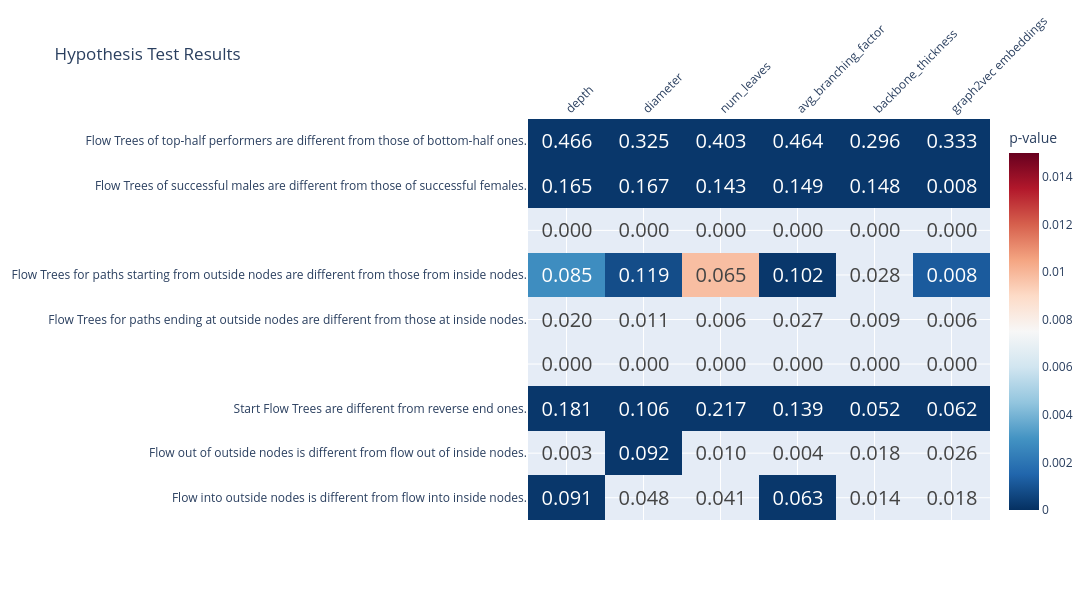

Notebook code for this chart:
### Code cell
# Create a matrix of test results
hypotheses = []  # Rows
metrics = all_results_df['metric'].unique()

# Create results matrix
results_matrix = np.zeros((len(all_results_df.groupby(["hypothesis"]))+2, len(metrics)))
p_values_matrix = np.full((len(all_results_df.groupby(["hypothesis"]))+2, len(metrics)), np.nan) # Initialize with NaN

# Fill matrices from results_df
# Define desired hypothesis order
desired_order = [
    'Flow Trees of top-half performers are different from those of bottom-half ones.',
       'Flow Trees of successful males are different from those of successful females.',
       ' ',
       'Flow Trees for paths starting from outside nodes are different from those from inside nodes.',
       'Flow Trees for paths ending at outside nodes are different from those at inside nodes.',
       '  ',
       'Start Flow Trees are different from reverse end ones.',
       'Flow out of outside nodes is different from flow out of inside nodes.',
       'Flow into outside nodes is different from flow into inside nodes.'      
]


# Process results in desired order
for i, hyp in enumerate(desired_order):
    group = all_results_df[all_results_df['hypothesis'] == hyp]
    hypotheses.append(hyp)
    for j, metric in enumerate(metrics):
        row = group[(group['test_type'] == 'permutation') &
                        (group['metric'] == metric)]
        
        if not row.empty:
            results_matrix[i, j] = row['statistic'].iloc[0]

            pvalue = row['p_value'].iloc[0]
            # Only store p-value if it's significant (< 0.05)
            if pvalue < 0.01:
                p_values_matrix[i, j] = pvalue

print(p_values_matrix)
print(p_values_matrix[::-1])

# Create the heatmap
fig = go.Figure()

# Add p-values heatmap
fig.add_trace(go.Heatmap(
    z=p_values_matrix[::-1], # Reverse the order of rows to match matrix print
    x=metrics,
    y=list(reversed(hypotheses)),
    text=[[f'{val:.3f}' for val in row] for row in results_matrix[::-1]], # Reverse text order
    texttemplate='%{text}',
    textfont={"size": 20},
    colorscale='RdBu_r',
    colorbar=dict(title='p-value'),
    zmin=0,
    zmax=0.015,
    showscale=True # Ensure colorbar is shown
))

# Update layout
fig.update_layout(
    title='Hypothesis Test Results',
    width=1200,  # Reduced from 1200
    height=600,
    xaxis=dict(
        side='top',
        tickangle=-45,
        constrain='domain',  # Constrain x-axis
    ),
    yaxis=dict(
        tickangle=0,
        ticktext=list(reversed(hypotheses)),
        tickvals=list(range(len(hypotheses))),
        tickmode='array',
        tickfont=dict(size=12),
        showgrid=True # Add grid lines to help see alignment
    )
)

# Add hover text with additional statistics
hover_text = []
i = 0
for i, hyp in enumerate(desired_order):
    group = all_results_df[all_results_df['hypothesis'] == hyp]
    hover_row = []
    for j, metric in enumerate(metrics):
        row = group[(group['test_type'] == 'permutation') &
                        (group['metric'] == metric)]
        if not row.empty:
            hover_row.append(
                f"p-value: {p_values_matrix[i,j]:.3f}<br>" +
                f"Test statistic: {row['statistic'].iloc[0]:.3f}<br>" +
                f"Group 1 mean: {row['group1_mean'].iloc[0]:.3f}<br>" +
                f"Group 1 variance: {row['group1_var'].iloc[0]:.3f}<br>" +
                f"Group 2 mean: {row['group2_mean'].iloc[0]:.3f}<br>" +
                f"Group 2 variance: {row['group2_var'].iloc[0]:.3f}<br>" + 
                f"Group 1 n: {row['group1_n'].iloc[0]}<br>" + 
                f"Group 2 n: {row['group2_n'].iloc[0]}"
            )
        else:
            hover_row.append("No data")
    hover_text.insert(0, hover_row)
    i += 1

print(hover_text)

fig.data[0].hovertext = hover_text
fig.data[0].hoverinfo = 'text'

fig.show()


# ADD INNER V OUTER
# FLOWING IN V FLOWING OUT

### Figure 1 — Plotly figure (JSON) as saved in the notebook; plotly's stock layout.template omitted (floating-point values rounded to 4 significant figures)
{"data": [{"colorbar": {"title": {"text": "p-value"}}, "colorscale": [[0, "rgb(5,48,97)"], [0.1, "rgb(33,102,172)"], [0.2, "rgb(67,147,195)"], [0.3, "rgb(146,197,222)"], [0.4, "rgb(209,229,240)"], [0.5, "rgb(247,247,247)"], [0.6, "rgb(253,219,199)"], [0.7, "rgb(244,165,130)"], [0.8, "rgb(214,96,77)"], [0.9, "rgb(178,24,43)"], [1, "rgb(103,0,31)"]], "hoverinfo": "text", "hovertext": [["p-value: 0.000<br>Test statistic: 0.091<br>Group 1 mean: 0.527<br>Group 1 variance: 0.025<br>Group 2 mean: 0.618<br>Group 2 variance: 0.028<br>Group 1 n: 360<br>Group 2 n: 180", "p-value: nan<br>Test statistic: 0.048<br>Group 1 mean: 0.440<br>Group 1 variance: 0.044<br>Group 2 mean: 0.392<br>Group 2 variance: 0.032<br>Group 1 n: 360<br>Group 2 n: 180", "p-value: nan<br>Test statistic: 0.041<br>Group 1 mean: 0.497<br>Group 1 variance: 0.027<br>Group 2 mean: 0.538<br>Group 2 variance: 0.025<br>Group 1 n: 360<br>Group 2 n: 180", "p-value: 0.000<br>Test statistic: 0.063<br>Group 1 mean: 0.528<br>Group 1 variance: 0.020<br>Group 2 mean: 0.591<br>Group 2 variance: 0.021<br>Group 1 n: 360<br>Group 2 n: 180", "p-value: nan<br>Test statistic: 0.014<br>Group 1 mean: 0.644<br>Group 1 variance: 0.033<br>Group 2 mean: 0.630<br>Group 2 variance: 0.018<br>Group 1 n: 360<br>Group 2 n: 180", "p-value: nan<br>Test statistic: 0.018<br>Group 1 mean: 0.000<br>Group 1 variance: 0.008<br>Group 2 mean: 0.000<br>Group 2 variance: 0.008<br>Group 1 n: 360<br>Group 2 n: 180"], ["p-value: nan<br>Test statistic: 0.003<br>Group 1 mean: 0.526<br>Group 1 variance: 0.043<br>Group 2 mean: 0.529<br>Group 2 variance: 0.063<br>Group 1 n: 360<br>Group 2 n: 180", "p-value: 0.000<br>Test statistic: 0.092<br>Group 1 mean: 0.476<br>Group 1 variance: 0.023<br>Group 2 mean: 0.383<br>Group 2 variance: 0.025<br>Group 1 n: 360<br>Group 2 n: 180", "p-value: nan<br>Test statistic: 0.010<br>Group 1 mean: 0.470<br>Group 1 variance: 0.033<br>Group 2 mean: 0.460<br>Group 2 variance: 0.037<br>Group 1 n: 360<br>Group 2 n: 180", "p-value: nan<br>Test statistic: 0.004<br>Group 1 mean: 0.516<br>Group 1 variance: 0.048<br>Group 2 mean: 0.520<br>Group 2 variance: 0.069<br>Group 1 n: 360<br>Group 2 n: 180", "p-value: nan<br>Test statistic: 0.018<br>Group 1 mean: 0.573<br>Group 1 variance: 0.022<br>Group 2 mean: 0.556<br>Group 2 variance: 0.030<br>Group 1 n: 360<br>Group 2 n: 180", "p-value: nan<br>Test statistic: 0.026<br>Group 1 mean: 0.003<br>Group 1 variance: 0.008<br>Group 2 mean: 0.003<br>Group 2 variance: 0.008<br>Group 1 n: 360<br>Group 2 n: 180"], ["p-value: 0.000<br>Test statistic: 0.181<br>Group 1 mean: 0.615<br>Group 1 variance: 0.033<br>Group 2 mean: 0.434<br>Group 2 variance: 0.017<br>Group 1 n: 540<br>Group 2 n: 540", "p-value: 0.000<br>Test statistic: 0.106<br>Group 1 mean: 0.445<br>Group 1 variance: 0.026<br>Group 2 mean: 0.339<br>Group 2 variance: 0.026<br>Group 1 n: 540<br>Group 2 n: 540", "p-value: 0.000<br>Test statistic: 0.217<br>Group 1 mean: 0.600<br>Group 1 variance: 0.019<br>Group 2 mean: 0.383<br>Group 2 variance: 0.015<br>Group 1 n: 540<br>Group 2 n: 540", "p-value: 0.000<br>Test statistic: 0.139<br>Group 1 mean: 0.614<br>Group 1 variance: 0.035<br>Group 2 mean: 0.475<br>Group 2 variance: 0.016<br>Group 1 n: 540<br>Group 2 n: 540", "p-value: 0.000<br>Test statistic: 0.052<br>Group 1 mean: 0.681<br>Group 1 variance: 0.013<br>Group 2 mean: 0.629<br>Group 2 variance: 0.027<br>Group 1 n: 540<br>Group 2 n: 540", "p-value: 0.000<br>Test statistic: 0.062<br>Group 1 mean: 0.004<br>Group 1 variance: 0.007<br>Group 2 mean: 0.004<br>Group 2 variance: 0.008<br>Group 1 n: 540<br>Group 2 n: 540"], ["No data", "No data", "No data", "No data", "No data", "No data"], ["p-value: nan<br>Test statistic: 0.020<br>Group 1 mean: 0.309<br>Group 1 variance: 0.055<br>Group 2 mean: 0.289<br>Group 2 variance: 0.039<br>Group 1 n: 240<br>Group 2 n: 120", "p-value: nan<br>Test statistic: 0.011<br>Group 1 mean: 0.322<br>Group 1 variance: 0.086<br>Group 2 mean: 0.311<br>Group 2 variance: 0.075<br>Group 1 n: 240<br>Group 2 n: 120", "p-value: nan<br>Test statistic: 0.006<br>Group 1 mean: 0.347<br>Group 1 variance: 0.045<br>Group 2 mean: 0.340<br>Group 2 variance: 0.036<br>Group 1 n: 240<br>Group 2 n: 120", "p-value: nan<br>Test statistic: 0.027<br>Group 1 mean: 0.253<br>Group 1 variance: 0.061<br>Group 2 mean: 0.225<br>Group 2 variance: 0.044<br>Group 1 n: 240<br>Group 2 n: 120", "p-value: nan<br>Test statistic: 0.009<br>Group 1 mean: 0.622<br>Group 1 variance: 0.083<br>Group 2 mean: 0.631<br>Group 2 variance: 0.063<br>Group 1 n: 240<br>Group 2 n: 120", "p-value: nan<br>Test statistic: 0.006<br>Group 1 mean: 0.000<br>Group 1 variance: 0.000<br>Group 2 mean: 0.000<br>Group 2 variance: 0.000<br>Group 1 n: 240<br>Group 2 n: 120"], ["p-value: 0.003<br>Test statistic: 0.085<br>Group 1 mean: 0.331<br>Group 1 variance: 0.061<br>Group 2 mean: 0.245<br>Group 2 variance: 0.023<br>Group 1 n: 240<br>Group 2 n: 120", "p-value: 0.001<br>Test statistic: 0.119<br>Group 1 mean: 0.358<br>Group 1 variance: 0.098<br>Group 2 mean: 0.239<br>Group 2 variance: 0.043<br>Group 1 n: 240<br>Group 2 n: 120", "p-value: 0.010<br>Test statistic: 0.065<br>Group 1 mean: 0.366<br>Group 1 variance: 0.051<br>Group 2 mean: 0.301<br>Group 2 variance: 0.020<br>Group 1 n: 240<br>Group 2 n: 120", "p-value: 0.000<br>Test statistic: 0.102<br>Group 1 mean: 0.277<br>Group 1 variance: 0.066<br>Group 2 mean: 0.175<br>Group 2 variance: 0.026<br>Group 1 n: 240<br>Group 2 n: 120", "p-value: nan<br>Test statistic: 0.028<br>Group 1 mean: 0.635<br>Group 1 variance: 0.091<br>Group 2 mean: 0.607<br>Group 2 variance: 0.048<br>Group 1 n: 240<br>Group 2 n: 120", "p-value: 0.001<br>Test statistic: 0.008<br>Group 1 mean: 0.000<br>Group 1 variance: 0.000<br>Group 2 mean: 0.000<br>Group 2 variance: 0.000<br>Group 1 n: 240<br>Group 2 n: 120"], ["No data", "No data", "No data", "No data", "No data", "No data"], ["p-value: 0.000<br>Test statistic: 0.165<br>Group 1 mean: 0.281<br>Group 1 variance: 0.052<br>Group 2 mean: 0.446<br>Group 2 variance: 0.079<br>Group 1 n: 200<br>Group 2 n: 200", "p-value: 0.000<br>Test statistic: 0.167<br>Group 1 mean: 0.235<br>Group 1 variance: 0.064<br>Group 2 mean: 0.402<br>Group 2 variance: 0.084<br>Group 1 n: 200<br>Group 2 n: 200", "p-value: 0.000<br>Test statistic: 0.143<br>Group 1 mean: 0.330<br>Group 1 variance: 0.043<br>Group 2 mean: 0.473<br>Group 2 variance: 0.060<br>Group 1 n: 200<br>Group 2 n: 200", "p-value: 0.000<br>Test statistic: 0.149<br>Group 1 mean: 0.168<br>Group 1 variance: 0.037<br>Group 2 mean: 0.317<br>Group 2 variance: 0.063<br>Group 1 n: 200<br>Group 2 n: 200", "p-value: 0.000<br>Test statistic: 0.148<br>Group 1 mean: 0.563<br>Group 1 variance: 0.085<br>Group 2 mean: 0.712<br>Group 2 variance: 0.078<br>Group 1 n: 200<br>Group 2 n: 200", "p-value: 0.000<br>Test statistic: 0.008<br>Group 1 mean: 0.000<br>Group 1 variance: 0.000<br>Group 2 mean: 0.000<br>Group 2 variance: 0.000<br>Group 1 n: 200<br>Group 2 n: 200"], ["p-value: 0.000<br>Test statistic: 0.466<br>Group 1 mean: 0.670<br>Group 1 variance: 0.028<br>Group 2 mean: 0.204<br>Group 2 variance: 0.030<br>Group 1 n: 144<br>Group 2 n: 144", "p-value: 0.000<br>Test statistic: 0.325<br>Group 1 mean: 0.549<br>Group 1 variance: 0.019<br>Group 2 mean: 0.223<br>Group 2 variance: 0.035<br>Group 1 n: 144<br>Group 2 n: 144", "p-value: 0.000<br>Test statistic: 0.403<br>Group 1 mean: 0.717<br>Group 1 variance: 0.019<br>Group 2 mean: 0.315<br>Group 2 variance: 0.043<br>Group 1 n: 144<br>Group 2 n: 144", "p-value: 0.000<br>Test statistic: 0.464<br>Group 1 mean: 0.633<br>Group 1 variance: 0.028<br>Group 2 mean: 0.169<br>Group 2 variance: 0.028<br>Group 1 n: 144<br>Group 2 n: 144", "p-value: 0.000<br>Test statistic: 0.296<br>Group 1 mean: 0.939<br>Group 1 variance: 0.001<br>Group 2 mean: 0.642<br>Group 2 variance: 0.076<br>Group 1 n: 144<br>Group 2 n: 144", "p-value: 0.000<br>Test statistic: 0.333<br>Group 1 mean: 0.010<br>Group 1 variance: 0.008<br>Group 2 mean: 0.006<br>Group 2 variance: 0.002<br>Group 1 n: 144<br>Group 2 n: 144"]], "showscale": true, "text": [["0.091", "0.048", "0.041", "0.063", "0.014", "0.018"], ["0.003", "0.092", "0.010", "0.004", "0.018", "0.026"], ["0.181", "0.106", "0.217", "0.139", "0.052", "0.062"], ["0.000", "0.000", "0.000", "0.000", "0.000", "0.000"], ["0.020", "0.011", "0.006", "0.027", "0.009", "0.006"], ["0.085", "0.119", "0.065", "0.102", "0.028", "0.008"], ["0.000", "0.000", "0.000", "0.000", "0.000", "0.000"], ["0.165", "0.167", "0.143", "0.149", "0.148", "0.008"], ["0.466", "0.325", "0.403", "0.464", "0.296", "0.333"]], "textfont": {"size": 20}, "texttemplate": "%{text}", "type": "heatmap", "x": ["depth", "diameter", "num_leaves", "avg_branching_factor", "backbone_thickness", "graph2vec embeddings"], "y": ["Flow into outside nodes is different from flow into inside nodes.", "Flow out of outside nodes is different from flow out of inside nodes.", "Start Flow Trees are different from reverse end ones.", "  ", "Flow Trees for paths ending at outside nodes are different from those at inside nodes.", "Flow Trees for paths starting from outside nodes are different from those from inside nodes.", " ", "Flow Trees of successful males are different from those of successful females.", "Flow Trees of top-half performers are different from those of bottom-half ones."], "z": [[0.0002, null, null, 0.0002, null, null], [null, 0.0002, null, null, null, null], [0.0002, 0.0002, 0.0002, 0.0002, 0.0002, 0.0002], [null, null, null, null, null, null], [null, null, null, null, null, null], [0.0028, 0.0008, 0.0098, 0.0002, null, 0.0012], [null, null, null, null, null, null], [0.0002, 0.0002, 0.0002, 0.0002, 0.0002, 0.0002], [0.0002, 0.0002, 0.0002, 0.0002, 0.0002, 0.0002]], "zmax": 0.015, "zmin": 0}], "layout": {"height": 600, "title": {"text": "Hypothesis Test Results"}, "width": 1200, "xaxis": {"constrain": "domain", "side": "top", "tickangle": -45}, "yaxis": {"showgrid": true, "tickangle": 0, "tickfont": {"size": 12}, "tickmode": "array", "ticktext": ["Flow into outside nodes is different from flow into inside nodes.", "Flow out of outside nodes is different from flow out of inside nodes.", "Start Flow Trees are different from reverse end ones.", "  ", "Flow Trees for paths ending at outside nodes are different from those at inside nodes.", "Flow Trees for paths starting from outside nodes are different from those from inside nodes.", " ", "Flow Trees of successful males are different from those of successful females.", "Flow Trees of top-half performers are different from those of bottom-half ones."], "tickvals": [0, 1, 2, 3, 4, 5, 6, 7, 8]}}}
